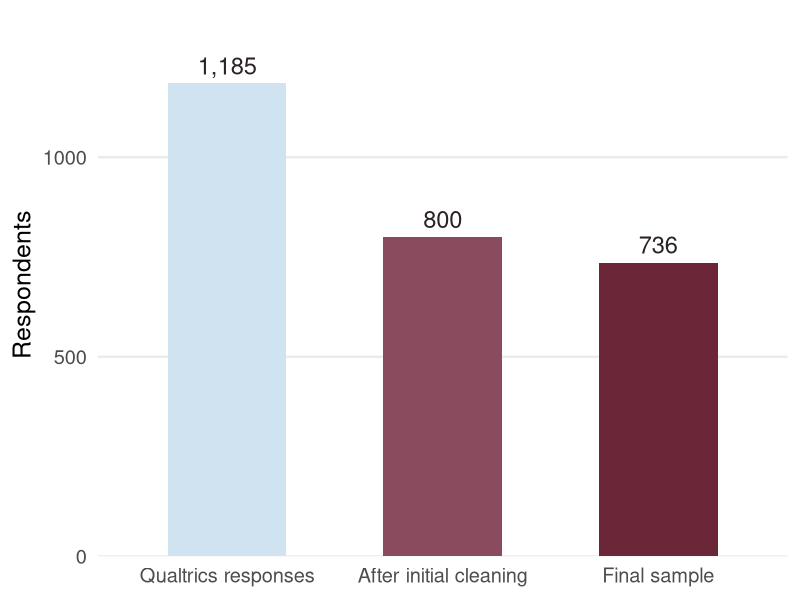

Write R code to recreate this figure.
## ---- chunk 1
#| label: setup
#| include: false
library(tidyverse)
library(haven)
library(labelled)
library(psych)
library(knitr)
## ---- chunk 2
#| label: read-sav
#| output-location: column
case31 <- read_sav("data/Case 31 Data_efcu_1.sav")

# Each column is a labelled vector
class(case31$q3)

# The variable label
var_label(case31$q3)

# The value labels
val_labels(case31$q3)
## ---- chunk 3
#| label: set-labels
five_pt_likert <- c("Strongly Disagree" = 1, "Disagree" = 2,
                    "Uncertain" = 3, "Agree" = 4, "Strongly Agree" = 5)

case31_clean <- case31 |>
  set_value_labels(q3 = five_pt_likert, q4 = five_pt_likert,
                   q5 = five_pt_likert, q6 = five_pt_likert) |>
  set_variable_labels(q4 = "Employees are helpful",
                      q5 = "Employees are professional",
                      q6 = "Employees are available")

case31_clean |> count(q3) |> mutate(percent = round(n / sum(n), 3))
## ---- chunk 4
#| label: reliability
alpha_out <- case31_clean |>
  select(q3:q6) |>
  zap_labels() |>
  psych::alpha()

round(alpha_out$total$raw_alpha, 2)
## ---- chunk 5
#| label: composite
case31_clean <- case31_clean |>
  mutate(at_emp = rowMeans(across(q3:q6), na.rm = TRUE)) |>
  set_variable_labels(at_emp = "Attitude toward employee proficiency")

describe(case31_clean$at_emp)[, c("n", "mean", "sd", "min", "max")]
## ---- chunk 6
#| label: reverse
# q9 runs high-to-low, so reverse it and relabel the new variable
case31_clean <- case31_clean |>
  mutate(q9r = 6 - as.numeric(q9)) |>
  set_value_labels(q9r = c("Never" = 1, "Not Often Enough" = 2,
                           "About Right" = 3, "Very Often" = 4,
                           "Too Often" = 5))

case31_clean |> count(q9, q9r)
## ---- chunk 7
#| label: fig-funnel
#| echo: false
#| fig-cap: "Approximate sample size at each stage of the Covid-19 study (from the lecture)"
#| fig-width: 12
#| fig-height: 4.6
stages <- tibble(
  stage = factor(c("Qualtrics responses", "After initial cleaning", "Final sample"),
                 levels = c("Qualtrics responses", "After initial cleaning", "Final sample")),
  n = c(1185, 800, 736)
)

ggplot(stages, aes(stage, n, fill = stage)) +
  geom_col(width = 0.55, show.legend = FALSE) +
  geom_text(aes(label = scales::comma(n)), vjust = -0.5, size = 6, colour = "#2B2326") +
  scale_fill_manual(values = c("#CFE3F1", "#8A4B5E", "#6B2737")) +
  scale_y_continuous(expand = expansion(mult = c(0, 0.15))) +
  labs(x = NULL, y = "Respondents") +
  theme_minimal(base_size = 18) +
  theme(panel.grid.major.x = element_blank(), panel.grid.minor = element_blank())
